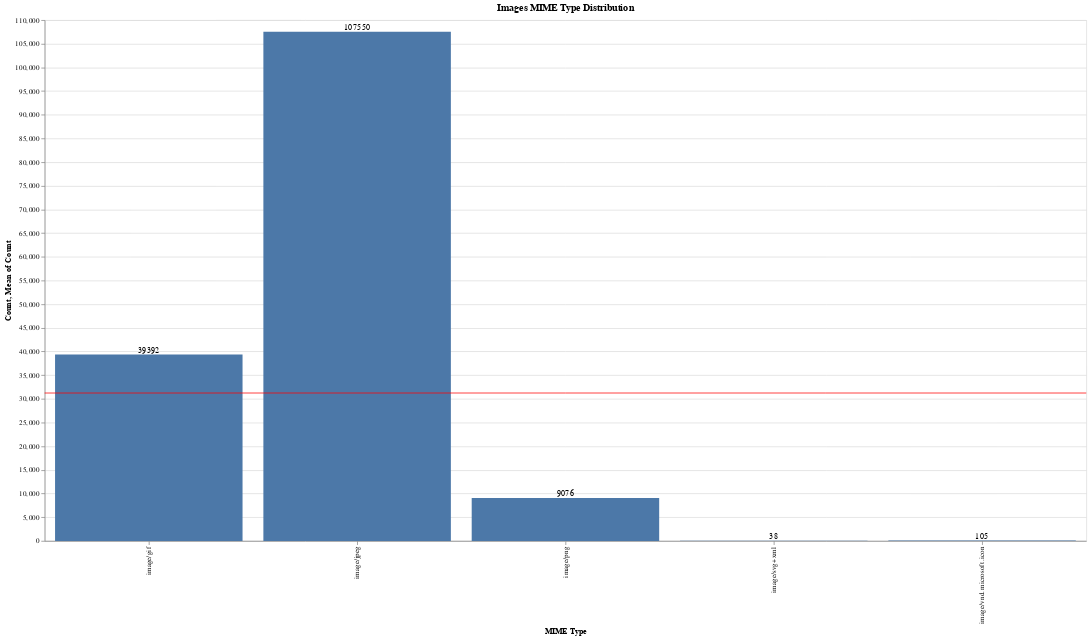

The code cell stored with this chart in its notebook:
### Markdown cell above
#### How about a MIME type distribution?

What _kind_ of image files are present? We can discover this by checking their "media type", or [MIME type](https://en.wikipedia.org/wiki/Media_type).

### Code cell
image_mime_types = images['mime_type_tika'].value_counts().head(5).rename_axis('MIME Type').reset_index(name='Count')

image_mimes_bar = alt.Chart(image_mime_types).mark_bar().encode(
    x='MIME Type:O',
    y='Count:Q'
)

image_mime_rule = alt.Chart(image_mime_types).mark_rule(color='red').encode(
    y='mean(Count):Q'
)

image_mime_text = image_mimes_bar.mark_text(
    align='center',
    baseline='bottom'
).encode(
    text='Count:Q'
)

(image_mimes_bar + image_mime_rule + image_mime_text).properties(width=1400, height=700, title='Images MIME Type Distribution')

### Figure 1 — Vega-Lite specification as saved in the notebook (floating-point values rounded to 4 significant figures)
{"config": {"view": {"continuousWidth": 400, "continuousHeight": 300}}, "layer": [{"mark": "bar", "encoding": {"x": {"type": "ordinal", "field": "MIME Type"}, "y": {"type": "quantitative", "field": "Count"}}}, {"mark": {"type": "rule", "color": "red"}, "encoding": {"y": {"type": "quantitative", "aggregate": "mean", "field": "Count"}}}, {"mark": {"type": "text", "align": "center", "baseline": "bottom"}, "encoding": {"text": {"type": "quantitative", "field": "Count"}, "x": {"type": "ordinal", "field": "MIME Type"}, "y": {"type": "quantitative", "field": "Count"}}}], "data": {"name": "data-4891539b74d323476db75ccdff3c9412"}, "height": 700, "title": "Images MIME Type Distribution", "width": 1400, "$schema": "https://vega.github.io/schema/vega-lite/v4.0.2.json", "datasets": {"data-4891539b74d323476db75ccdff3c9412": [{"MIME Type": "image/jpeg", "Count": 107550}, {"MIME Type": "image/gif", "Count": 39392}, {"MIME Type": "image/png", "Count": 9076}, {"MIME Type": "image/vnd.microsoft.icon", "Count": 105}, {"MIME Type": "image/svg+xml", "Count": 38}]}}
